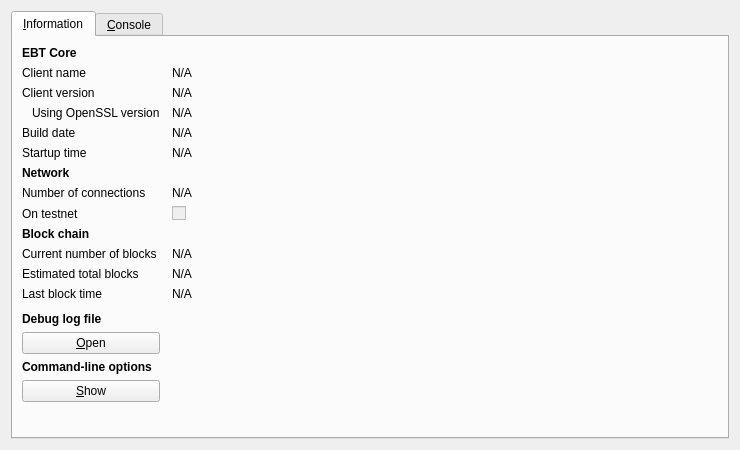
<?xml version="1.0" encoding="UTF-8"?>
<ui version="4.0">
 <class>RPCConsole</class>
 <widget class="QDialog" name="RPCConsole">
  <property name="geometry">
   <rect>
    <x>0</x>
    <y>0</y>
    <width>740</width>
    <height>450</height>
   </rect>
  </property>
  <property name="windowTitle">
   <string>EBT - Debug window</string>
  </property>
  <layout class="QVBoxLayout" name="verticalLayout_2">
   <item>
    <widget class="QTabWidget" name="tabWidget">
     <property name="currentIndex">
      <number>0</number>
     </property>
     <widget class="QWidget" name="tab_info">
      <attribute name="title">
       <string>&amp;Information</string>
      </attribute>
      <layout class="QGridLayout" name="gridLayout" columnstretch="0,1">
       <property name="horizontalSpacing">
        <number>12</number>
       </property>
       <item row="0" column="0">
        <widget class="QLabel" name="label_9">
         <property name="font">
          <font>
           <weight>75</weight>
           <bold>true</bold>
          </font>
         </property>
         <property name="text">
          <string>EBT Core</string>
         </property>
        </widget>
       </item>
       <item row="1" column="0">
        <widget class="QLabel" name="label_5">
         <property name="text">
          <string>Client name</string>
         </property>
        </widget>
       </item>
       <item row="1" column="1">
        <widget class="QLabel" name="clientName">
         <property name="cursor">
          <cursorShape>IBeamCursor</cursorShape>
         </property>
         <property name="text">
          <string>N/A</string>
         </property>
         <property name="textFormat">
          <enum>Qt::PlainText</enum>
         </property>
         <property name="textInteractionFlags">
          <set>Qt::LinksAccessibleByMouse|Qt::TextSelectableByKeyboard|Qt::TextSelectableByMouse</set>
         </property>
        </widget>
       </item>
       <item row="2" column="0">
        <widget class="QLabel" name="label_6">
         <property name="text">
          <string>Client version</string>
         </property>
        </widget>
       </item>
       <item row="2" column="1">
        <widget class="QLabel" name="clientVersion">
         <property name="cursor">
          <cursorShape>IBeamCursor</cursorShape>
         </property>
         <property name="text">
          <string>N/A</string>
         </property>
         <property name="textFormat">
          <enum>Qt::PlainText</enum>
         </property>
         <property name="textInteractionFlags">
          <set>Qt::LinksAccessibleByMouse|Qt::TextSelectableByKeyboard|Qt::TextSelectableByMouse</set>
         </property>
        </widget>
       </item>
       <item row="3" column="0">
        <widget class="QLabel" name="label_14">
         <property name="text">
          <string>Using OpenSSL version</string>
         </property>
         <property name="indent">
          <number>10</number>
         </property>
        </widget>
       </item>
       <item row="3" column="1">
        <widget class="QLabel" name="openSSLVersion">
         <property name="cursor">
          <cursorShape>IBeamCursor</cursorShape>
         </property>
         <property name="text">
          <string>N/A</string>
         </property>
         <property name="textFormat">
          <enum>Qt::PlainText</enum>
         </property>
         <property name="textInteractionFlags">
          <set>Qt::LinksAccessibleByMouse|Qt::TextSelectableByKeyboard|Qt::TextSelectableByMouse</set>
         </property>
        </widget>
       </item>
       <item row="4" column="0">
        <widget class="QLabel" name="label_12">
         <property name="text">
          <string>Build date</string>
         </property>
        </widget>
       </item>
       <item row="4" column="1">
        <widget class="QLabel" name="buildDate">
         <property name="cursor">
          <cursorShape>IBeamCursor</cursorShape>
         </property>
         <property name="text">
          <string>N/A</string>
         </property>
         <property name="textFormat">
          <enum>Qt::PlainText</enum>
         </property>
         <property name="textInteractionFlags">
          <set>Qt::LinksAccessibleByMouse|Qt::TextSelectableByKeyboard|Qt::TextSelectableByMouse</set>
         </property>
        </widget>
       </item>
       <item row="5" column="0">
        <widget class="QLabel" name="label_13">
         <property name="text">
          <string>Startup time</string>
         </property>
        </widget>
       </item>
       <item row="5" column="1">
        <widget class="QLabel" name="startupTime">
         <property name="cursor">
          <cursorShape>IBeamCursor</cursorShape>
         </property>
         <property name="text">
          <string>N/A</string>
         </property>
         <property name="textFormat">
          <enum>Qt::PlainText</enum>
         </property>
         <property name="textInteractionFlags">
          <set>Qt::LinksAccessibleByMouse|Qt::TextSelectableByKeyboard|Qt::TextSelectableByMouse</set>
         </property>
        </widget>
       </item>
       <item row="6" column="0">
        <widget class="QLabel" name="label_11">
         <property name="font">
          <font>
           <weight>75</weight>
           <bold>true</bold>
          </font>
         </property>
         <property name="text">
          <string>Network</string>
         </property>
        </widget>
       </item>
       <item row="7" column="0">
        <widget class="QLabel" name="label_7">
         <property name="text">
          <string>Number of connections</string>
         </property>
        </widget>
       </item>
       <item row="7" column="1">
        <widget class="QLabel" name="numberOfConnections">
         <property name="cursor">
          <cursorShape>IBeamCursor</cursorShape>
         </property>
         <property name="text">
          <string>N/A</string>
         </property>
         <property name="textFormat">
          <enum>Qt::PlainText</enum>
         </property>
         <property name="textInteractionFlags">
          <set>Qt::LinksAccessibleByMouse|Qt::TextSelectableByKeyboard|Qt::TextSelectableByMouse</set>
         </property>
        </widget>
       </item>
       <item row="8" column="0">
        <widget class="QLabel" name="label_8">
         <property name="text">
          <string>On testnet</string>
         </property>
        </widget>
       </item>
       <item row="8" column="1">
        <widget class="QCheckBox" name="isTestNet">
         <property name="enabled">
          <bool>false</bool>
         </property>
         <property name="text">
          <string/>
         </property>
        </widget>
       </item>
       <item row="9" column="0">
        <widget class="QLabel" name="label_10">
         <property name="font">
          <font>
           <weight>75</weight>
           <bold>true</bold>
          </font>
         </property>
         <property name="text">
          <string>Block chain</string>
         </property>
        </widget>
       </item>
       <item row="10" column="0">
        <widget class="QLabel" name="label_3">
         <property name="text">
          <string>Current number of blocks</string>
         </property>
        </widget>
       </item>
       <item row="10" column="1">
        <widget class="QLabel" name="numberOfBlocks">
         <property name="cursor">
          <cursorShape>IBeamCursor</cursorShape>
         </property>
         <property name="text">
          <string>N/A</string>
         </property>
         <property name="textFormat">
          <enum>Qt::PlainText</enum>
         </property>
         <property name="textInteractionFlags">
          <set>Qt::LinksAccessibleByMouse|Qt::TextSelectableByKeyboard|Qt::TextSelectableByMouse</set>
         </property>
        </widget>
       </item>
       <item row="11" column="0">
        <widget class="QLabel" name="label_4">
         <property name="text">
          <string>Estimated total blocks</string>
         </property>
        </widget>
       </item>
       <item row="11" column="1">
        <widget class="QLabel" name="totalBlocks">
         <property name="cursor">
          <cursorShape>IBeamCursor</cursorShape>
         </property>
         <property name="text">
          <string>N/A</string>
         </property>
         <property name="textFormat">
          <enum>Qt::PlainText</enum>
         </property>
         <property name="textInteractionFlags">
          <set>Qt::LinksAccessibleByMouse|Qt::TextSelectableByKeyboard|Qt::TextSelectableByMouse</set>
         </property>
        </widget>
       </item>
       <item row="12" column="0">
        <widget class="QLabel" name="label_2">
         <property name="text">
          <string>Last block time</string>
         </property>
        </widget>
       </item>
       <item row="12" column="1">
        <widget class="QLabel" name="lastBlockTime">
         <property name="cursor">
          <cursorShape>IBeamCursor</cursorShape>
         </property>
         <property name="text">
          <string>N/A</string>
         </property>
         <property name="textFormat">
          <enum>Qt::PlainText</enum>
         </property>
         <property name="textInteractionFlags">
          <set>Qt::LinksAccessibleByMouse|Qt::TextSelectableByKeyboard|Qt::TextSelectableByMouse</set>
         </property>
        </widget>
       </item>
       <item row="13" column="0">
        <spacer name="verticalSpacer_2">
         <property name="orientation">
          <enum>Qt::Vertical</enum>
         </property>
         <property name="sizeHint" stdset="0">
          <size>
           <width>20</width>
           <height>20</height>
          </size>
         </property>
        </spacer>
       </item>
       <item row="14" column="0">
        <widget class="QLabel" name="labelDebugLogfile">
         <property name="font">
          <font>
           <weight>75</weight>
           <bold>true</bold>
          </font>
         </property>
         <property name="text">
          <string>Debug log file</string>
         </property>
        </widget>
       </item>
       <item row="15" column="0">
        <widget class="QPushButton" name="openDebugLogfileButton">
         <property name="toolTip">
          <string>Open the EBT debug log file from the current data directory. This can take a few seconds for large log files.</string>
         </property>
         <property name="text">
          <string>&amp;Open</string>
         </property>
         <property name="autoDefault">
          <bool>false</bool>
         </property>
        </widget>
       </item>
       <item row="16" column="0">
        <widget class="QLabel" name="labelCLOptions">
         <property name="font">
          <font>
           <weight>75</weight>
           <bold>true</bold>
          </font>
         </property>
         <property name="text">
          <string>Command-line options</string>
         </property>
        </widget>
       </item>
       <item row="17" column="0">
        <widget class="QPushButton" name="showCLOptionsButton">
         <property name="toolTip">
          <string>Show the EBT-Qt help message to get a list with possible EBT command-line options.</string>
         </property>
         <property name="text">
          <string>&amp;Show</string>
         </property>
         <property name="autoDefault">
          <bool>false</bool>
         </property>
        </widget>
       </item>
       <item row="18" column="0">
        <spacer name="verticalSpacer">
         <property name="orientation">
          <enum>Qt::Vertical</enum>
         </property>
         <property name="sizeHint" stdset="0">
          <size>
           <width>20</width>
           <height>40</height>
          </size>
         </property>
        </spacer>
       </item>
      </layout>
     </widget>
     <widget class="QWidget" name="tab_console">
      <attribute name="title">
       <string>&amp;Console</string>
      </attribute>
      <layout class="QVBoxLayout" name="verticalLayout_3">
       <property name="spacing">
        <number>3</number>
       </property>
       <item>
        <widget class="QTextEdit" name="messagesWidget">
         <property name="minimumSize">
          <size>
           <width>0</width>
           <height>100</height>
          </size>
         </property>
         <property name="readOnly">
          <bool>true</bool>
         </property>
         <property name="tabKeyNavigation" stdset="0">
          <bool>false</bool>
         </property>
         <property name="columnCount" stdset="0">
          <number>2</number>
         </property>
        </widget>
       </item>
       <item>
        <layout class="QHBoxLayout" name="horizontalLayout">
         <property name="spacing">
          <number>3</number>
         </property>
         <item>
          <widget class="QLabel" name="label">
           <property name="text">
            <string notr="true">&gt;</string>
           </property>
          </widget>
         </item>
         <item>
          <widget class="QLineEdit" name="lineEdit"/>
         </item>
         <item>
          <widget class="QPushButton" name="clearButton">
           <property name="maximumSize">
            <size>
             <width>24</width>
             <height>24</height>
            </size>
           </property>
           <property name="toolTip">
            <string>Clear console</string>
           </property>
           <property name="text">
            <string/>
           </property>
           <property name="icon">
            <iconset resource="../bitcoin.qrc">
             <normaloff>:/icons/remove</normaloff>:/icons/remove</iconset>
           </property>
           <property name="shortcut">
            <string notr="true">Ctrl+L</string>
           </property>
           <property name="autoDefault">
            <bool>false</bool>
           </property>
          </widget>
         </item>
        </layout>
       </item>
      </layout>
     </widget>
    </widget>
   </item>
  </layout>
 </widget>
 <resources>
  <include location="../bitcoin.qrc"/>
 </resources>
 <connections/>
</ui>
